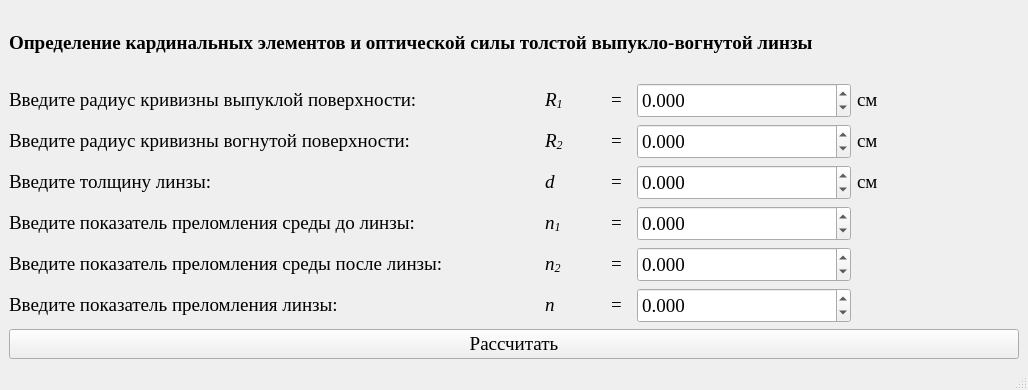
<?xml version="1.0" encoding="UTF-8"?>
<ui version="4.0">
 <class>MainWindow</class>
 <widget class="QMainWindow" name="MainWindow">
  <property name="geometry">
   <rect>
    <x>0</x>
    <y>0</y>
    <width>1028</width>
    <height>390</height>
   </rect>
  </property>
  <property name="minimumSize">
   <size>
    <width>1028</width>
    <height>390</height>
   </size>
  </property>
  <property name="maximumSize">
   <size>
    <width>1028</width>
    <height>390</height>
   </size>
  </property>
  <property name="windowTitle">
   <string>Определение кардинальных элементов и оптической силы толстой выпукло-вогнутой линзы</string>
  </property>
  <widget class="QWidget" name="centralwidget">
   <layout class="QGridLayout" name="gridLayout_2">
    <item row="0" column="0">
     <widget class="QLabel" name="label_11">
      <property name="minimumSize">
       <size>
        <width>400</width>
        <height>35</height>
       </size>
      </property>
      <property name="font">
       <font>
        <family>Times New Roman</family>
        <pointsize>14</pointsize>
        <weight>75</weight>
        <bold>true</bold>
       </font>
      </property>
      <property name="text">
       <string>&lt;html&gt;&lt;head/&gt;&lt;body&gt;&lt;p&gt;Определение кардинальных элементов и оптической силы толстой выпукло-вогнутой линзы&lt;/p&gt;&lt;/body&gt;&lt;/html&gt;</string>
      </property>
     </widget>
    </item>
    <item row="1" column="0">
     <layout class="QGridLayout" name="gridLayout">
      <item row="0" column="0">
       <layout class="QGridLayout" name="gridLayout_10">
        <item row="0" column="0">
         <widget class="QLabel" name="label_39">
          <property name="minimumSize">
           <size>
            <width>530</width>
            <height>35</height>
           </size>
          </property>
          <property name="font">
           <font>
            <family>Times New Roman</family>
            <pointsize>14</pointsize>
           </font>
          </property>
          <property name="text">
           <string>&lt;html&gt;&lt;head/&gt;&lt;body&gt;&lt;p&gt;Введите радиус кривизны выпуклой поверхности:&lt;/p&gt;&lt;/body&gt;&lt;/html&gt;</string>
          </property>
         </widget>
        </item>
        <item row="0" column="1">
         <widget class="QLabel" name="label_41">
          <property name="minimumSize">
           <size>
            <width>60</width>
            <height>0</height>
           </size>
          </property>
          <property name="maximumSize">
           <size>
            <width>60</width>
            <height>16777215</height>
           </size>
          </property>
          <property name="font">
           <font>
            <family>Times New Roman</family>
            <pointsize>14</pointsize>
            <italic>true</italic>
           </font>
          </property>
          <property name="text">
           <string>&lt;html&gt;&lt;head/&gt;&lt;body&gt;&lt;p&gt;R&lt;span style=&quot; vertical-align:sub;&quot;&gt;1&lt;/span&gt;&lt;/p&gt;&lt;/body&gt;&lt;/html&gt;</string>
          </property>
         </widget>
        </item>
        <item row="0" column="2">
         <widget class="QLabel" name="label_42">
          <property name="minimumSize">
           <size>
            <width>20</width>
            <height>0</height>
           </size>
          </property>
          <property name="maximumSize">
           <size>
            <width>20</width>
            <height>16777215</height>
           </size>
          </property>
          <property name="font">
           <font>
            <family>Times New Roman</family>
            <pointsize>14</pointsize>
           </font>
          </property>
          <property name="text">
           <string>&lt;html&gt;&lt;head/&gt;&lt;body&gt;&lt;p&gt;=&lt;/p&gt;&lt;/body&gt;&lt;/html&gt;</string>
          </property>
         </widget>
        </item>
        <item row="0" column="3">
         <widget class="QDoubleSpinBox" name="doubleSpinBox_8">
          <property name="minimumSize">
           <size>
            <width>214</width>
            <height>25</height>
           </size>
          </property>
          <property name="maximumSize">
           <size>
            <width>16777215</width>
            <height>220</height>
           </size>
          </property>
          <property name="font">
           <font>
            <family>Times New Roman</family>
            <pointsize>14</pointsize>
           </font>
          </property>
          <property name="decimals">
           <number>3</number>
          </property>
          <property name="minimum">
           <double>-16777215.000000000000000</double>
          </property>
          <property name="maximum">
           <double>16777215.000000000000000</double>
          </property>
          <property name="singleStep">
           <double>0.001000000000000</double>
          </property>
         </widget>
        </item>
        <item row="0" column="4">
         <widget class="QLabel" name="label_43">
          <property name="minimumSize">
           <size>
            <width>35</width>
            <height>0</height>
           </size>
          </property>
          <property name="maximumSize">
           <size>
            <width>35</width>
            <height>16777215</height>
           </size>
          </property>
          <property name="font">
           <font>
            <family>Times New Roman</family>
            <pointsize>14</pointsize>
           </font>
          </property>
          <property name="text">
           <string>&lt;html&gt;&lt;head/&gt;&lt;body&gt;&lt;p&gt;см&lt;/p&gt;&lt;/body&gt;&lt;/html&gt;</string>
          </property>
         </widget>
        </item>
        <item row="0" column="5">
         <widget class="QLabel" name="label_44">
          <property name="text">
           <string/>
          </property>
         </widget>
        </item>
       </layout>
      </item>
      <item row="1" column="0">
       <layout class="QGridLayout" name="gridLayout_11">
        <item row="0" column="0">
         <widget class="QLabel" name="label_40">
          <property name="minimumSize">
           <size>
            <width>530</width>
            <height>35</height>
           </size>
          </property>
          <property name="font">
           <font>
            <family>Times New Roman</family>
            <pointsize>14</pointsize>
           </font>
          </property>
          <property name="text">
           <string>&lt;html&gt;&lt;head/&gt;&lt;body&gt;&lt;p&gt;Введите радиус кривизны вогнутой поверхности:&lt;/p&gt;&lt;/body&gt;&lt;/html&gt;</string>
          </property>
         </widget>
        </item>
        <item row="0" column="1">
         <widget class="QLabel" name="label_45">
          <property name="minimumSize">
           <size>
            <width>60</width>
            <height>0</height>
           </size>
          </property>
          <property name="maximumSize">
           <size>
            <width>60</width>
            <height>16777215</height>
           </size>
          </property>
          <property name="font">
           <font>
            <family>Times New Roman</family>
            <pointsize>14</pointsize>
            <italic>true</italic>
           </font>
          </property>
          <property name="text">
           <string>&lt;html&gt;&lt;head/&gt;&lt;body&gt;&lt;p&gt;R&lt;span style=&quot; vertical-align:sub;&quot;&gt;2&lt;/span&gt;&lt;/p&gt;&lt;/body&gt;&lt;/html&gt;</string>
          </property>
         </widget>
        </item>
        <item row="0" column="2">
         <widget class="QLabel" name="label_46">
          <property name="minimumSize">
           <size>
            <width>20</width>
            <height>0</height>
           </size>
          </property>
          <property name="maximumSize">
           <size>
            <width>20</width>
            <height>16777215</height>
           </size>
          </property>
          <property name="font">
           <font>
            <family>Times New Roman</family>
            <pointsize>14</pointsize>
           </font>
          </property>
          <property name="text">
           <string>&lt;html&gt;&lt;head/&gt;&lt;body&gt;&lt;p&gt;=&lt;/p&gt;&lt;/body&gt;&lt;/html&gt;</string>
          </property>
         </widget>
        </item>
        <item row="0" column="3">
         <widget class="QDoubleSpinBox" name="doubleSpinBox_9">
          <property name="minimumSize">
           <size>
            <width>214</width>
            <height>25</height>
           </size>
          </property>
          <property name="maximumSize">
           <size>
            <width>16777215</width>
            <height>220</height>
           </size>
          </property>
          <property name="font">
           <font>
            <family>Times New Roman</family>
            <pointsize>14</pointsize>
           </font>
          </property>
          <property name="decimals">
           <number>3</number>
          </property>
          <property name="minimum">
           <double>-16777215.000000000000000</double>
          </property>
          <property name="maximum">
           <double>16777215.000000000000000</double>
          </property>
          <property name="singleStep">
           <double>0.001000000000000</double>
          </property>
         </widget>
        </item>
        <item row="0" column="4">
         <widget class="QLabel" name="label_47">
          <property name="minimumSize">
           <size>
            <width>35</width>
            <height>0</height>
           </size>
          </property>
          <property name="maximumSize">
           <size>
            <width>35</width>
            <height>16777215</height>
           </size>
          </property>
          <property name="font">
           <font>
            <family>Times New Roman</family>
            <pointsize>14</pointsize>
           </font>
          </property>
          <property name="text">
           <string>&lt;html&gt;&lt;head/&gt;&lt;body&gt;&lt;p&gt;см&lt;/p&gt;&lt;/body&gt;&lt;/html&gt;</string>
          </property>
         </widget>
        </item>
        <item row="0" column="5">
         <widget class="QLabel" name="label_48">
          <property name="text">
           <string/>
          </property>
         </widget>
        </item>
       </layout>
      </item>
      <item row="2" column="0">
       <layout class="QGridLayout" name="gridLayout_12">
        <item row="0" column="0">
         <widget class="QLabel" name="label_49">
          <property name="minimumSize">
           <size>
            <width>530</width>
            <height>35</height>
           </size>
          </property>
          <property name="font">
           <font>
            <family>Times New Roman</family>
            <pointsize>14</pointsize>
           </font>
          </property>
          <property name="text">
           <string>&lt;html&gt;&lt;head/&gt;&lt;body&gt;&lt;p&gt;Введите толщину линзы:&lt;/p&gt;&lt;/body&gt;&lt;/html&gt;</string>
          </property>
         </widget>
        </item>
        <item row="0" column="1">
         <widget class="QLabel" name="label_50">
          <property name="minimumSize">
           <size>
            <width>60</width>
            <height>0</height>
           </size>
          </property>
          <property name="maximumSize">
           <size>
            <width>60</width>
            <height>16777215</height>
           </size>
          </property>
          <property name="font">
           <font>
            <family>Times New Roman</family>
            <pointsize>14</pointsize>
            <italic>true</italic>
           </font>
          </property>
          <property name="text">
           <string>&lt;html&gt;&lt;head/&gt;&lt;body&gt;&lt;p&gt;d&lt;/p&gt;&lt;/body&gt;&lt;/html&gt;</string>
          </property>
         </widget>
        </item>
        <item row="0" column="2">
         <widget class="QLabel" name="label_51">
          <property name="minimumSize">
           <size>
            <width>20</width>
            <height>0</height>
           </size>
          </property>
          <property name="maximumSize">
           <size>
            <width>20</width>
            <height>16777215</height>
           </size>
          </property>
          <property name="font">
           <font>
            <family>Times New Roman</family>
            <pointsize>14</pointsize>
           </font>
          </property>
          <property name="text">
           <string>&lt;html&gt;&lt;head/&gt;&lt;body&gt;&lt;p&gt;=&lt;/p&gt;&lt;/body&gt;&lt;/html&gt;</string>
          </property>
         </widget>
        </item>
        <item row="0" column="3">
         <widget class="QDoubleSpinBox" name="doubleSpinBox_10">
          <property name="minimumSize">
           <size>
            <width>214</width>
            <height>25</height>
           </size>
          </property>
          <property name="maximumSize">
           <size>
            <width>16777215</width>
            <height>220</height>
           </size>
          </property>
          <property name="font">
           <font>
            <family>Times New Roman</family>
            <pointsize>14</pointsize>
           </font>
          </property>
          <property name="decimals">
           <number>3</number>
          </property>
          <property name="minimum">
           <double>-16777215.000000000000000</double>
          </property>
          <property name="maximum">
           <double>16777215.000000000000000</double>
          </property>
          <property name="singleStep">
           <double>0.001000000000000</double>
          </property>
         </widget>
        </item>
        <item row="0" column="4">
         <widget class="QLabel" name="label_52">
          <property name="minimumSize">
           <size>
            <width>35</width>
            <height>0</height>
           </size>
          </property>
          <property name="maximumSize">
           <size>
            <width>35</width>
            <height>16777215</height>
           </size>
          </property>
          <property name="font">
           <font>
            <family>Times New Roman</family>
            <pointsize>14</pointsize>
           </font>
          </property>
          <property name="text">
           <string>&lt;html&gt;&lt;head/&gt;&lt;body&gt;&lt;p&gt;см&lt;/p&gt;&lt;/body&gt;&lt;/html&gt;</string>
          </property>
         </widget>
        </item>
        <item row="0" column="5">
         <widget class="QLabel" name="label_53">
          <property name="text">
           <string/>
          </property>
         </widget>
        </item>
       </layout>
      </item>
      <item row="3" column="0">
       <layout class="QGridLayout" name="gridLayout_13">
        <item row="0" column="4">
         <widget class="QLabel" name="label_58">
          <property name="text">
           <string/>
          </property>
         </widget>
        </item>
        <item row="0" column="2">
         <widget class="QLabel" name="label_56">
          <property name="minimumSize">
           <size>
            <width>20</width>
            <height>0</height>
           </size>
          </property>
          <property name="maximumSize">
           <size>
            <width>20</width>
            <height>16777215</height>
           </size>
          </property>
          <property name="font">
           <font>
            <family>Times New Roman</family>
            <pointsize>14</pointsize>
           </font>
          </property>
          <property name="text">
           <string>&lt;html&gt;&lt;head/&gt;&lt;body&gt;&lt;p&gt;=&lt;/p&gt;&lt;/body&gt;&lt;/html&gt;</string>
          </property>
         </widget>
        </item>
        <item row="0" column="0">
         <widget class="QLabel" name="label_54">
          <property name="minimumSize">
           <size>
            <width>530</width>
            <height>35</height>
           </size>
          </property>
          <property name="font">
           <font>
            <family>Times New Roman</family>
            <pointsize>14</pointsize>
           </font>
          </property>
          <property name="text">
           <string>&lt;html&gt;&lt;head/&gt;&lt;body&gt;&lt;p&gt;Введите показатель преломления среды до линзы:&lt;/p&gt;&lt;/body&gt;&lt;/html&gt;</string>
          </property>
         </widget>
        </item>
        <item row="0" column="1">
         <widget class="QLabel" name="label_55">
          <property name="minimumSize">
           <size>
            <width>60</width>
            <height>0</height>
           </size>
          </property>
          <property name="maximumSize">
           <size>
            <width>60</width>
            <height>16777215</height>
           </size>
          </property>
          <property name="font">
           <font>
            <family>Times New Roman</family>
            <pointsize>14</pointsize>
            <italic>true</italic>
           </font>
          </property>
          <property name="text">
           <string>&lt;html&gt;&lt;head/&gt;&lt;body&gt;&lt;p&gt;n&lt;span style=&quot; vertical-align:sub;&quot;&gt;1&lt;/span&gt;&lt;/p&gt;&lt;/body&gt;&lt;/html&gt;</string>
          </property>
         </widget>
        </item>
        <item row="0" column="3">
         <widget class="QDoubleSpinBox" name="doubleSpinBox_11">
          <property name="minimumSize">
           <size>
            <width>214</width>
            <height>25</height>
           </size>
          </property>
          <property name="maximumSize">
           <size>
            <width>16777215</width>
            <height>220</height>
           </size>
          </property>
          <property name="font">
           <font>
            <family>Times New Roman</family>
            <pointsize>14</pointsize>
           </font>
          </property>
          <property name="decimals">
           <number>3</number>
          </property>
          <property name="minimum">
           <double>-16777215.000000000000000</double>
          </property>
          <property name="maximum">
           <double>16777215.000000000000000</double>
          </property>
          <property name="singleStep">
           <double>0.001000000000000</double>
          </property>
         </widget>
        </item>
       </layout>
      </item>
      <item row="4" column="0">
       <layout class="QGridLayout" name="gridLayout_14">
        <item row="0" column="0">
         <widget class="QLabel" name="label_59">
          <property name="minimumSize">
           <size>
            <width>530</width>
            <height>35</height>
           </size>
          </property>
          <property name="font">
           <font>
            <family>Times New Roman</family>
            <pointsize>14</pointsize>
           </font>
          </property>
          <property name="text">
           <string>&lt;html&gt;&lt;head/&gt;&lt;body&gt;&lt;p&gt;Введите показатель преломления среды после линзы:&lt;/p&gt;&lt;/body&gt;&lt;/html&gt;</string>
          </property>
         </widget>
        </item>
        <item row="0" column="3">
         <widget class="QDoubleSpinBox" name="doubleSpinBox_12">
          <property name="minimumSize">
           <size>
            <width>214</width>
            <height>25</height>
           </size>
          </property>
          <property name="maximumSize">
           <size>
            <width>16777215</width>
            <height>220</height>
           </size>
          </property>
          <property name="font">
           <font>
            <family>Times New Roman</family>
            <pointsize>14</pointsize>
           </font>
          </property>
          <property name="decimals">
           <number>3</number>
          </property>
          <property name="minimum">
           <double>-16777215.000000000000000</double>
          </property>
          <property name="maximum">
           <double>16777215.000000000000000</double>
          </property>
          <property name="singleStep">
           <double>0.001000000000000</double>
          </property>
         </widget>
        </item>
        <item row="0" column="4">
         <widget class="QLabel" name="label_63">
          <property name="text">
           <string/>
          </property>
         </widget>
        </item>
        <item row="0" column="2">
         <widget class="QLabel" name="label_61">
          <property name="minimumSize">
           <size>
            <width>20</width>
            <height>0</height>
           </size>
          </property>
          <property name="maximumSize">
           <size>
            <width>20</width>
            <height>16777215</height>
           </size>
          </property>
          <property name="font">
           <font>
            <family>Times New Roman</family>
            <pointsize>14</pointsize>
           </font>
          </property>
          <property name="text">
           <string>&lt;html&gt;&lt;head/&gt;&lt;body&gt;&lt;p&gt;=&lt;/p&gt;&lt;/body&gt;&lt;/html&gt;</string>
          </property>
         </widget>
        </item>
        <item row="0" column="1">
         <widget class="QLabel" name="label_60">
          <property name="minimumSize">
           <size>
            <width>60</width>
            <height>0</height>
           </size>
          </property>
          <property name="maximumSize">
           <size>
            <width>60</width>
            <height>16777215</height>
           </size>
          </property>
          <property name="font">
           <font>
            <family>Times New Roman</family>
            <pointsize>14</pointsize>
            <italic>true</italic>
           </font>
          </property>
          <property name="text">
           <string>&lt;html&gt;&lt;head/&gt;&lt;body&gt;&lt;p&gt;n&lt;span style=&quot; vertical-align:sub;&quot;&gt;2&lt;/span&gt;&lt;/p&gt;&lt;/body&gt;&lt;/html&gt;</string>
          </property>
         </widget>
        </item>
       </layout>
      </item>
      <item row="5" column="0">
       <layout class="QGridLayout" name="gridLayout_15">
        <item row="0" column="1">
         <widget class="QLabel" name="label_65">
          <property name="minimumSize">
           <size>
            <width>60</width>
            <height>0</height>
           </size>
          </property>
          <property name="maximumSize">
           <size>
            <width>60</width>
            <height>16777215</height>
           </size>
          </property>
          <property name="font">
           <font>
            <family>Times New Roman</family>
            <pointsize>14</pointsize>
            <italic>true</italic>
           </font>
          </property>
          <property name="text">
           <string>&lt;html&gt;&lt;head/&gt;&lt;body&gt;&lt;p&gt;n&lt;/p&gt;&lt;/body&gt;&lt;/html&gt;</string>
          </property>
         </widget>
        </item>
        <item row="0" column="0">
         <widget class="QLabel" name="label_64">
          <property name="minimumSize">
           <size>
            <width>530</width>
            <height>35</height>
           </size>
          </property>
          <property name="font">
           <font>
            <family>Times New Roman</family>
            <pointsize>14</pointsize>
           </font>
          </property>
          <property name="text">
           <string>&lt;html&gt;&lt;head/&gt;&lt;body&gt;&lt;p&gt;Введите показатель преломления линзы:&lt;/p&gt;&lt;/body&gt;&lt;/html&gt;</string>
          </property>
         </widget>
        </item>
        <item row="0" column="3">
         <widget class="QDoubleSpinBox" name="doubleSpinBox_13">
          <property name="minimumSize">
           <size>
            <width>214</width>
            <height>25</height>
           </size>
          </property>
          <property name="maximumSize">
           <size>
            <width>16777215</width>
            <height>220</height>
           </size>
          </property>
          <property name="font">
           <font>
            <family>Times New Roman</family>
            <pointsize>14</pointsize>
           </font>
          </property>
          <property name="decimals">
           <number>3</number>
          </property>
          <property name="minimum">
           <double>-16777215.000000000000000</double>
          </property>
          <property name="maximum">
           <double>16777215.000000000000000</double>
          </property>
          <property name="singleStep">
           <double>0.001000000000000</double>
          </property>
         </widget>
        </item>
        <item row="0" column="2">
         <widget class="QLabel" name="label_66">
          <property name="minimumSize">
           <size>
            <width>20</width>
            <height>0</height>
           </size>
          </property>
          <property name="maximumSize">
           <size>
            <width>20</width>
            <height>16777215</height>
           </size>
          </property>
          <property name="font">
           <font>
            <family>Times New Roman</family>
            <pointsize>14</pointsize>
           </font>
          </property>
          <property name="text">
           <string>&lt;html&gt;&lt;head/&gt;&lt;body&gt;&lt;p&gt;=&lt;/p&gt;&lt;/body&gt;&lt;/html&gt;</string>
          </property>
         </widget>
        </item>
        <item row="0" column="4">
         <widget class="QLabel" name="label_68">
          <property name="text">
           <string/>
          </property>
         </widget>
        </item>
       </layout>
      </item>
     </layout>
    </item>
    <item row="2" column="0">
     <widget class="QPushButton" name="pushButton">
      <property name="font">
       <font>
        <family>Times New Roman</family>
        <pointsize>14</pointsize>
       </font>
      </property>
      <property name="text">
       <string>Рассчитать</string>
      </property>
     </widget>
    </item>
   </layout>
  </widget>
  <widget class="QStatusBar" name="statusbar"/>
 </widget>
 <resources/>
 <connections/>
</ui>
